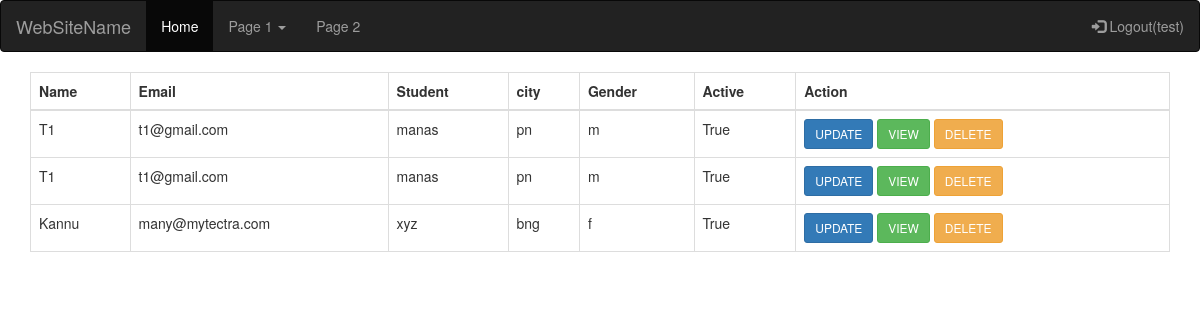
Page /index_tech (signed in) on the committed database.
### employee/models.py (models this page shows, shortened)
class Teacher(models.Model):
    name = models.CharField(max_length=50)
    student = models.ForeignKey(Student, on_delete=models.PROTECT)
    email = models.EmailField(max_length=50)
    city = models.CharField(max_length=50)
    gender = models.CharField(max_length=10)
    is_active = models.BooleanField(default=True)
    class Meta:
        db_table = 'teacher'

class Student(models.Model):
    name = models.CharField(max_length=50)
    email = models.EmailField(max_length=50, unique=True)
    address = models.CharField(max_length=250)
    class Meta:
        db_table = 'student'

### employee/views.py (the view)
# urls.py: url(r'^index_tech$', views.index_tech, name='index_tech'),
@login_required(login_url='/signin')
def index_tech(request):
    data = Teacher.objects.all()
    return render(request, 'tech/index.html', {'data': data})

### employee/templates/tech/index.html (shortened to what this page needs)
{% extends 'layout.html' %}
{% block content %}
<table class="table table-bordered">
    <thead>
    <tr>
        <th>Name</th>
        <th>Email</th>
        <th>Student</th>
        <th>city</th>
        <th>Gender</th>
        <th>Active</th>
        <th>Action</th>
    </tr>
    </thead>
    <tbody>
    {% for row in data %}
    <tr>
        <td>{{ row.name }}</td>
        <td>{{ row.email }}</td>
        <td>{{ row.student.name }}</td>
        <td>{{ row.city }}</td>
        <td>{{ row.gender }}</td>
        <td>{{ row.is_active }}</td>
        <td>
            <span><a href="update/{{ row.id }}" class="btn btn-primary btn-sm">UPDATE</a></span>
            <span><a href="view/{{ row.id }}" class="btn btn-success btn-sm">VIEW</a></span>
            <span><a href="delete/{{ row.id }}" class="btn btn-warning btn-sm delete">DELETE</a></span>
        </td>
    </tr>
    {% endfor%}
    </tbody>
</table>
{% endblock %}

### employee/templates/layout.html (shortened to what this page needs)
<!DOCTYPE html>
<html lang="en">
<head>
  <link rel="stylesheet" href="https://maxcdn.bootstrapcdn.com/bootstrap/3.3.7/css/bootstrap.min.css">
</head>
<body>
<nav class="navbar navbar-inverse">
  <div class="container-fluid">
    <div class="navbar-header">
      <a class="navbar-brand" href="#">WebSiteName</a>
    </div>
    <ul class="nav navbar-nav">
      <li class="active"><a href="#">Home</a></li>
      <li class="dropdown"><a class="dropdown-toggle" data-toggle="dropdown" href="#">Page 1 <span class="caret"></span></a>
      </li>
      <li><a href="#">Page 2</a></li>
    </ul>
    <ul class="nav navbar-nav navbar-right">
      {% if request.user.username %}
        <li>
            <a href="/logout">
              <span class="glyphicon glyphicon-log-in"></span>
              Logout({{ request.user.username}})
          </a>
        </li>
      {% else %}
      <li><a href="/signup"><span class="glyphicon glyphicon-user"></span> Sign Up</a></li>
      <li><a href="/signin"><span class="glyphicon glyphicon-log-in"></span> Login</a></li>
      {% endif %}
    </ul>
  </div>
</nav>
<div class="container">
    {% block content %}
    {% endblock %}
</div>
</body>
</html>

### rows in the picture
Teacher: name "T1", email "t1@gmail.com", student.name "manas", city "pn", gender "m", is_active "True"
Teacher: name "T1", email "t1@gmail.com", student.name "manas", city "pn", gender "m", is_active "True"
Teacher: name "Kannu", email "many@mytectra.com", student.name "xyz", city "bng", gender "f", is_active "True"

### other values in the picture
{{ request.user.username }} "test"
